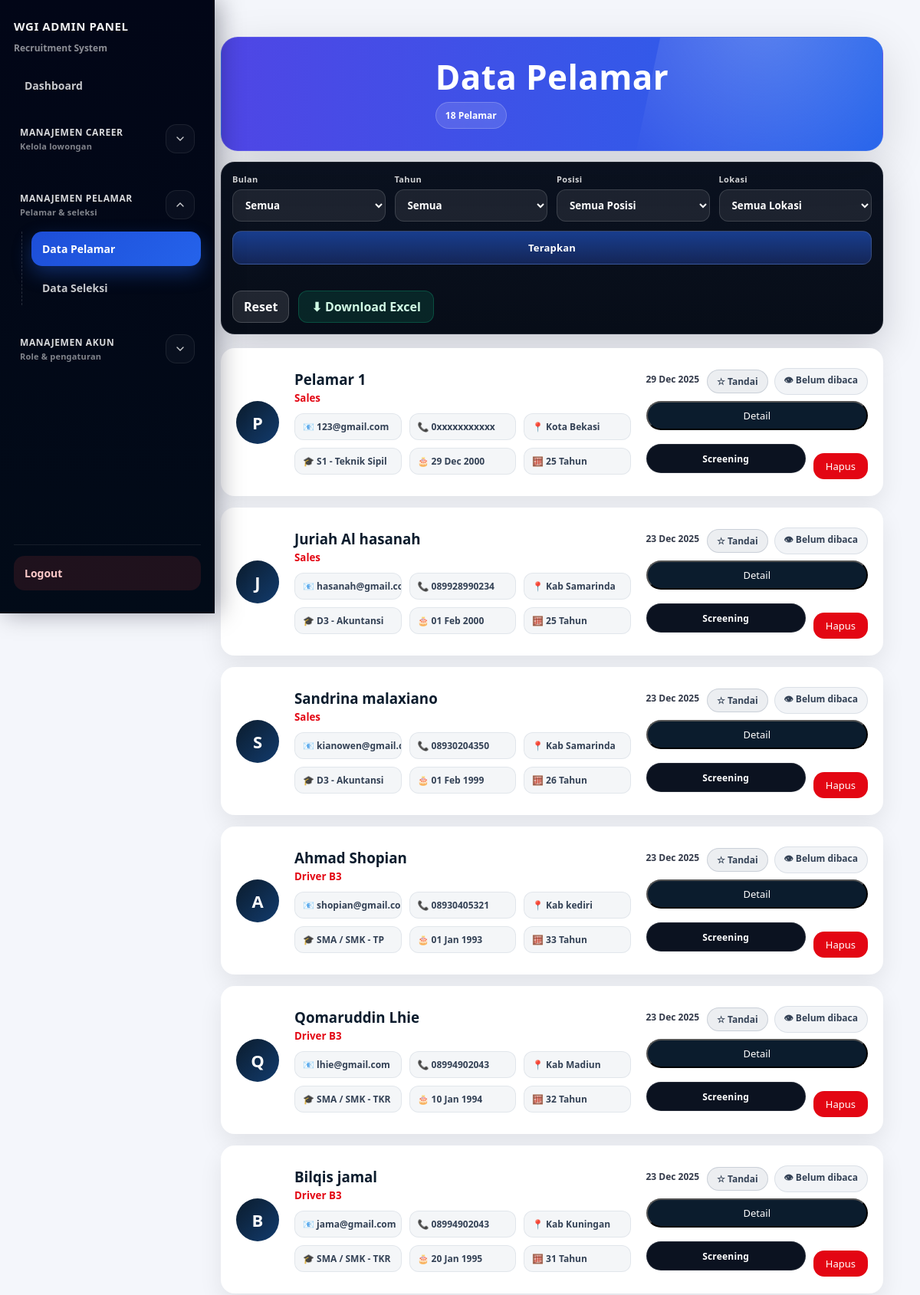
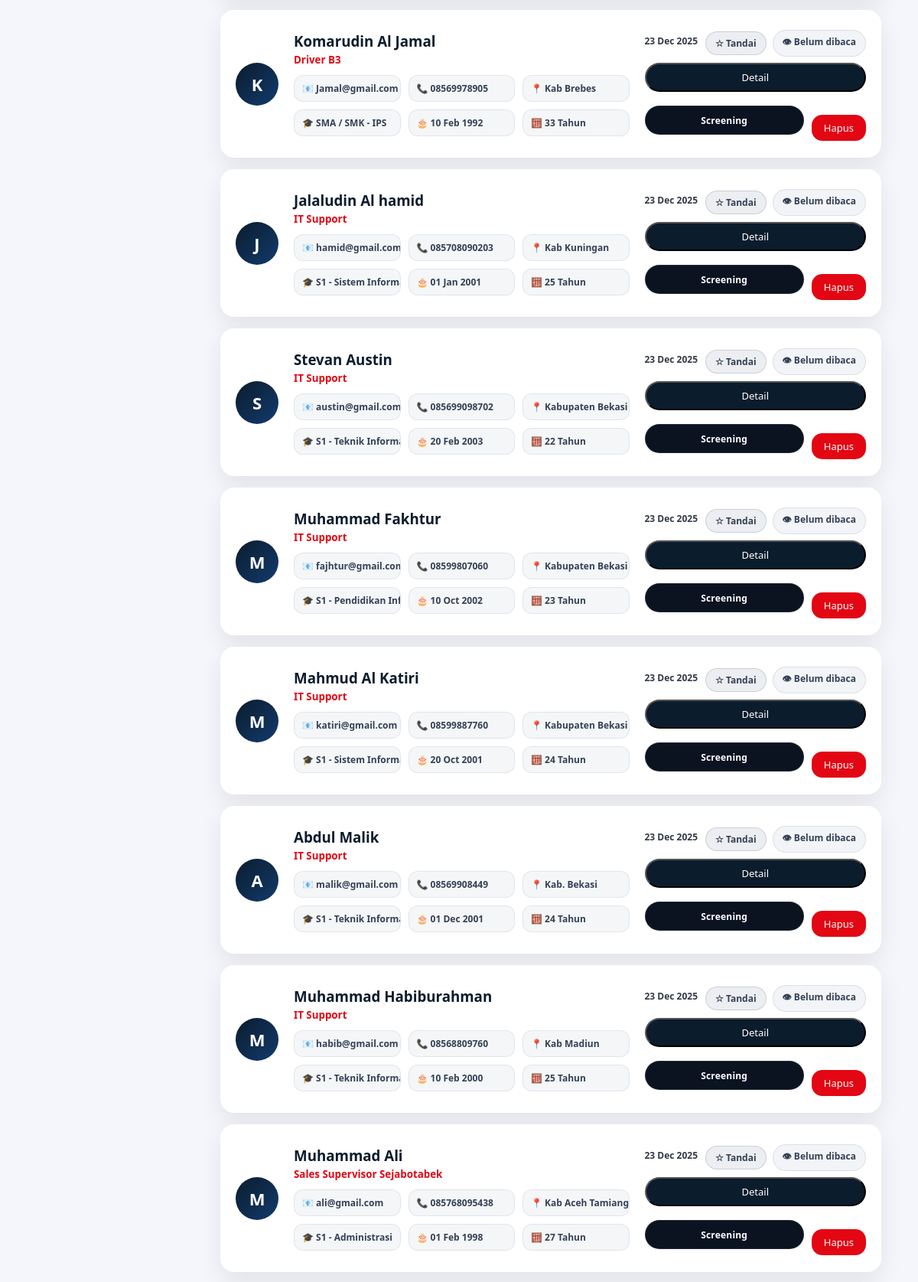
Page /admin/pelamar.php (signed in, upper part) on the committed database (2 pictures, top to bottom).
### tables this page shows
CREATE TABLE `pelamar` (
  `id` int(11) NOT NULL,
  `lowongan_id` int(11) DEFAULT NULL,
  `nama` varchar(100) DEFAULT NULL,
  `email` varchar(100) DEFAULT NULL,
  `telepon` varchar(20) DEFAULT NULL,
  `kota` varchar(100) DEFAULT NULL,
  `tgl_lahir` date DEFAULT NULL,
  `pendidikan` varchar(50) DEFAULT NULL,
  `jurusan` varchar(150) DEFAULT NULL,
  `favorit` tinyint(1) NOT NULL DEFAULT 0,
  `cv` varchar(100) DEFAULT NULL,
  `tanggal` datetime DEFAULT current_timestamp(),
  `pkwt_status` varchar(20) DEFAULT 'Belum PKWT',
  `pkwt_mulai` date DEFAULT NULL,
  `pkwt_selesai` date DEFAULT NULL
);

CREATE TABLE `lowongan` (
  `id` int(11) NOT NULL,
  `posisi` varchar(100) DEFAULT NULL,
  `lokasi` varchar(100) DEFAULT NULL,
  `deskripsi` text DEFAULT NULL,
  `status` enum('aktif','nonaktif') DEFAULT 'aktif',
  `created_at` timestamp NOT NULL DEFAULT current_timestamp(),
  `pekerjaan` text DEFAULT NULL,
  `pekerjaan_en` text DEFAULT NULL,
  `kriteria` text DEFAULT NULL,
  `kriteria_en` text DEFAULT NULL,
  `kota` varchar(100) DEFAULT NULL,
  `deadline` date DEFAULT NULL
);

### admin/pelamar.php (the view, shortened to what this page needs)
<?php
include '../config/koneksi.php';
function db_has_col($conn, $table, $col){
  $table = preg_replace('/[^a-zA-Z0-9_]/','', $table);
  $col   = preg_replace('/[^a-zA-Z0-9_]/','', $col);
  $q = mysqli_query($conn, "SHOW COLUMNS FROM `$table` LIKE '$col'");
  return ($q && mysqli_num_rows($q) > 0);
}
$lokCol = null;
if(db_has_col($conn, 'lowongan', 'kota')) $lokCol = 'kota';
elseif(db_has_col($conn, 'lowongan', 'lokasi')) $lokCol = 'lokasi';
$where = "WHERE 1=1 ";
$readMap  = [];
$backUrl = $_SERVER['REQUEST_URI'] ?? 'pelamar.php';
$backEnc = urlencode($backUrl);
function pelamar_is_read($readMap, $id){
  $id = (string)(int)$id;
  return isset($readMap[$id]) && is_array($readMap[$id]);
}
$dataQ = mysqli_query($conn,"
  SELECT pelamar.*, pelamar.tgl_lahir AS tgl_lahir, lowongan.posisi
  FROM pelamar
  JOIN lowongan ON pelamar.lowongan_id = lowongan.id
  $where
  ORDER BY pelamar.tanggal DESC
");
$rows = [];
if($dataQ){
  while($r = mysqli_fetch_assoc($dataQ)){
    $rows[] = $r;
  }
}
$q = [];
$qs = count($q) ? "?".implode("&",$q) : "";
function pelamar_weight($fav, $read){
  $fav  = $fav ? 1 : 0;
  $read = $read ? 1 : 0;
  if($fav === 0 && $read === 0) return 2;
  return 3;
}
usort($rows, function($a, $b) use ($readMap){
  $aid = (int)($a['id'] ?? 0);
  $bid = (int)($b['id'] ?? 0);
  $aFav  = !empty($a['favorit']);
  $bFav  = !empty($b['favorit']);
  $aRead = pelamar_is_read($readMap, $aid);
  $bRead = pelamar_is_read($readMap, $bid);
  $wa = pelamar_weight($aFav, $aRead);
  $wb = pelamar_weight($bFav, $bRead);
  if($wa !== $wb) return $wa <=> $wb;
  $ta = !empty($a['tanggal']) ? strtotime($a['tanggal']) : 0;
  $tb = !empty($b['tanggal']) ? strtotime($b['tanggal']) : 0;
  if($ta !== $tb) return $tb <=> $ta;
  return $bid <=> $aid;
});
$totalPelamar = count($rows);
?>
<!DOCTYPE html>
<html>
<head>
  <link rel="stylesheet" href="../assets/style.css">
</head>
<body class="admin-body">
<?php include 'sidebar.php'; ?>
<div class="content">
  <div class="pelamar-hero">
    <div class="pelamar-hero-row">
      <div style="display:flex; flex-direction:column; align-items:center;">
        <h2 class="pelamar-hero-title">Data Pelamar</h2>
        <div class="pelamar-badge"><?= $totalPelamar; ?> Pelamar</div>
      </div>
    </div>
  </div>
  <div class="pelamar-filter">
    <form class="filter-bar" method="GET" action="pelamar.php">
      <div class="filter-item">
        <label>Bulan</label>
        <select name="bulan">
          <option value="0">Semua</option>
        </select>
      </div>
      <div class="filter-item">
        <label>Tahun</label>
        <select name="tahun">
          <option value="0">Semua</option>
        </select>
      </div>
      <div class="filter-item">
        <label>Posisi</label>
        <select name="lowongan_id">
          <option value="0">Semua Posisi</option>
        </select>
      </div>
      <div class="filter-item">
        <label>Lokasi</label>
        <select name="lokasi" <?= $lokCol ? '' : 'disabled'; ?>>
          <option value="0">Semua Lokasi</option>
        </select>
      </div>
      <button class="btn-apply" type="submit">Terapkan</button>
      <div class="filter-bottom">
        <a class="btn-reset" href="pelamar.php">Reset</a>
        <a href="pelamar_export_excel.php<?= $qs; ?>" class="btn-excel">⬇ Download Excel</a>
      </div>
    </form>
  </div>
  <div class="pelamar-list">
    <?php if(count($rows) > 0): ?>
      <?php foreach($rows as $p): ?>
        <?php
          $pid = (int)($p['id'] ?? 0);
          $inisial = strtoupper(substr((string)$p['nama'], 0, 1));
          $pendidikanFull = ($p['pendidikan'] ?? '') . (!empty($p['jurusan']) ? ' - '.$p['jurusan'] : '');
          $favClass = !empty($p['favorit']) ? 'fav-on' : 'fav-off';
          $favText  = !empty($p['favorit']) ? '⭐ Favorit' : '☆ Tandai';
          $isRead = pelamar_is_read($readMap, $pid);
          $readClass = $isRead ? 'read-on' : 'read-off';
          $readText  = $isRead ? '✅ Telah dibaca' : '👁 Belum dibaca';
          $tgl_lahir = $p['tgl_lahir'] ?? '';
          $tglLahirView = '-';
          $umurView = '-';
          if(!empty($tgl_lahir) && $tgl_lahir !== '0000-00-00'){
            $tglLahirView = date('d M Y', strtotime($tgl_lahir));
            try{
              $birthDate = new DateTime($tgl_lahir);
              $today = new DateTime();
              $umurView = $today->diff($birthDate)->y . ' Tahun';
            } catch(Exception $e){
              $umurView = '-';
            }
          }
          $tglSubmit = !empty($p['tanggal']) ? date('d M Y', strtotime($p['tanggal'])) : '';
        ?>
        <div class="pelamar-item">
          <div class="avatar"><?= $inisial; ?></div>
          <div class="pelamar-info">
            <h3><?= htmlspecialchars($p['nama']); ?></h3>
            <small><?= htmlspecialchars($p['posisi']); ?></small>
            <div class="meta">
              <span>📧 <?= htmlspecialchars($p['email']); ?></span>
              <span>📞 <?= htmlspecialchars($p['telepon']); ?></span>
              <span>📍 <?= htmlspecialchars($p['kota']); ?></span>
              <span>🎓 <?= htmlspecialchars($pendidikanFull); ?></span>
              <span>🎂 <?= htmlspecialchars($tglLahirView); ?></span>
              <span>🧮 <?= htmlspecialchars($umurView); ?></span>
            </div>
          </div>
          <div class="pelamar-action">
            <div class="topline">
              <?php if($tglSubmit !== ''): ?>
                <small class="tgl-submit"><?= $tglSubmit; ?></small>
              <?php endif; ?>
              <div class="pillwrap">
                <a href="pelamar_toggle_favorit.php?id=<?= $pid; ?>&back=<?= $backEnc; ?>" class="btn-fav <?= $favClass; ?>">
                  <?= $favText; ?>
                </a>
                <a href="pelamar_toggle_dibaca.php?id=<?= $pid; ?>&back=<?= $backEnc; ?>" class="btn-read <?= $readClass; ?>">
                  <?= $readText; ?>
                </a>
              </div>
            </div>
            <?php if(!empty($p['cv'])): ?>
              <button type="button"
                      class="btn-cv"
                      data-id="<?= $pid; ?>"
                      onclick="openDetail(this)">
                Detail
              </button>
              <div class="action-row">
                <button type="button"
                        class="btn-screening"
                        data-id="<?= $pid; ?>"
                        onclick="openDetail(this)">
                  Screening
                </button>
                <a href="hapus_pelamar.php?id=<?= $pid; ?>"
                   class="btn-hapus"
                   onclick="return confirm('Yakin mau hapus pelamar ini? Data dan file CV akan dihapus.');">
                  Hapus
                </a>
              </div>
            <?php endif; ?>
          </div>
        </div>
      <?php endforeach; ?>
    <?php else: ?>
      <div class="empty-state">Tidak ada data Pelamar.</div>
    <?php endif; ?>
  </div>
</div>
</body>
</html>

### assets/style.css (style rules this page uses)
* { box-sizing: border-box; font-family: 'Segoe UI', sans-serif; }
body { margin: 0; background: #f4f6f8; color: #0b1c2d; }
body { font-family:Arial;background:#f4f6f8;padding:20px }
input,textarea,button { width:100%;padding:10px;margin-bottom:10px }
.admin-body { display: flex; background: #f4f6f8; min-height: 100vh; }
.content { flex: 1; padding: 40px; }
.pelamar-list { display: flex; flex-direction: column; gap: 15px; }
.pelamar-item { display: flex; align-items: center; background: #ffffff; padding: 20px; border-radius: 18px; box-shadow: 0 12px 30px rgba(0,0,0,.08); gap: 20px; }
.avatar { width: 56px; height: 56px; border-radius: 50%; background: linear-gradient(135deg,#0b1c2d,#123b6d); color: white; display: flex; align-items: center; justify-content: center; font-size: 22px; font-weight: bold; }
.pelamar-info { flex: 1; }
.pelamar-info h3 { margin: 0; color: #0b1c2d; }
.pelamar-info small { color: #e30613; font-weight: 600; }
.meta { margin-top: 8px; display: flex; flex-wrap: wrap; gap: 12px; font-size: 13px; color: #444; }
.pelamar-action { text-align: right; }
.btn-cv { display: inline-block; margin-top: 8px; padding: 8px 18px; background: #0b1c2d; color: white; border-radius: 20px; text-decoration: none; font-size: 13px; }
.btn-apply { background: linear-gradient(135deg, #0b1c2d, #1e3c72); color: white; padding: 10px 18px; border-radius: 14px; font-size: 13px; text-decoration: none; }
.btn-hapus { display: inline-block; margin-top: 10px; padding: 8px 16px; background: #e30613; color: white; border-radius: 14px; text-decoration: none; font-size: 13px; }
.admin-body { background: #f4f6fb; }
.admin-body .content { padding: 28px 28px 40px; }
.admin-body .content { margin-left: 240px; }
.content { padding: 20px; }

### rows in the picture
pelamar: nama "P", nama "Pelamar 1", lowongan.posisi "Sales", email "123@gmail.com", telepon "0xxxxxxxxxxx", kota "Kota Bekasi", pendidikanFull "S1 - Teknik Sipil", tgl_lahir "29 Dec 2000", tgl_lahir "25 Tahun", tanggal "29 Dec 2025", favorit "☆ Tandai", id "👁 Belum dibaca"
pelamar: nama "J", nama "Juriah Al hasanah", lowongan.posisi "Sales", email "hasanah@gma…", telepon "089928990234", kota "Kab Samarinda", pendidikanFull "D3 - Akuntansi", tgl_lahir "01 Feb 2000", tgl_lahir "25 Tahun", tanggal "23 Dec 2025", favorit "☆ Tandai", id "👁 Belum dibaca"
pelamar: nama "S", nama "Sandrina malaxiano", lowongan.posisi "Sales", email "kianowen@gm…", telepon "08930204350", kota "Kab Samarinda", pendidikanFull "D3 - Akuntansi", tgl_lahir "01 Feb 1999", tgl_lahir "26 Tahun", tanggal "23 Dec 2025", favorit "☆ Tandai", id "👁 Belum dibaca"
pelamar: nama "A", nama "Ahmad Shopian", lowongan.posisi "Driver B3", email "shopian@gmai…", telepon "08930405321", kota "Kab kediri", pendidikanFull "SMA / SMK - TP", tgl_lahir "01 Jan 1993", tgl_lahir "33 Tahun", tanggal "23 Dec 2025", favorit "☆ Tandai", id "👁 Belum dibaca"
pelamar: nama "Q", nama "Qomaruddin Lhie", lowongan.posisi "Driver B3", email "lhie@gmail.com", telepon "08994902043", kota "Kab Madiun", pendidikanFull "SMA / SMK - TKR", tgl_lahir "10 Jan 1994", tgl_lahir "32 Tahun", tanggal "23 Dec 2025", favorit "☆ Tandai", id "👁 Belum dibaca"
pelamar: nama "B", nama "Bilqis jamal", lowongan.posisi "Driver B3", email "jama@gmail.c…", telepon "08994902043", kota "Kab Kuningan", pendidikanFull "SMA / SMK - TKR", tgl_lahir "20 Jan 1995", tgl_lahir "31 Tahun", tanggal "23 Dec 2025", favorit "☆ Tandai", id "👁 Belum dibaca"
pelamar: nama "K", nama "Komarudin Al Jamal", lowongan.posisi "Driver B3", email "Jamal@gmail.c…", telepon "08569978905", kota "Kab Brebes", pendidikanFull "SMA / SMK - IPS", tgl_lahir "10 Feb 1992", tgl_lahir "33 Tahun", tanggal "23 Dec 2025", favorit "☆ Tandai", id "👁 Belum dibaca"
pelamar: nama "J", nama "Jalaludin Al hamid", lowongan.posisi "IT Support", email "hamid@gmail.…", telepon "085708090203", kota "Kab Kuningan", pendidikanFull "S1 - Sistem Inf…", tgl_lahir "01 Jan 2001", tgl_lahir "25 Tahun", tanggal "23 Dec 2025", favorit "☆ Tandai", id "👁 Belum dibaca"
pelamar: nama "S", nama "Stevan Austin", lowongan.posisi "IT Support", email "austin@gmail.…", telepon "085699098702", kota "Kabupaten Be…", pendidikanFull "S1 - Teknik Inf…", tgl_lahir "20 Feb 2003", tgl_lahir "22 Tahun", tanggal "23 Dec 2025", favorit "☆ Tandai", id "👁 Belum dibaca"
pelamar: nama "M", nama "Muhammad Fakhtur", lowongan.posisi "IT Support", email "fajhtur@gmail…", telepon "08599807060", kota "Kabupaten Be…", pendidikanFull "S1 - Pendidika…", tgl_lahir "10 Oct 2002", tgl_lahir "23 Tahun", tanggal "23 Dec 2025", favorit "☆ Tandai", id "👁 Belum dibaca"
pelamar: nama "M", nama "Mahmud Al Katiri", lowongan.posisi "IT Support", email "katiri@gmail.c…", telepon "08599887760", kota "Kabupaten Be…", pendidikanFull "S1 - Sistem Inf…", tgl_lahir "20 Oct 2001", tgl_lahir "24 Tahun", tanggal "23 Dec 2025", favorit "☆ Tandai", id "👁 Belum dibaca"
pelamar: nama "A", nama "Abdul Malik", lowongan.posisi "IT Support", email "malik@gmail.c…", telepon "08569908449", kota "Kab. Bekasi", pendidikanFull "S1 - Teknik Inf…", tgl_lahir "01 Dec 2001", tgl_lahir "24 Tahun", tanggal "23 Dec 2025", favorit "☆ Tandai", id "👁 Belum dibaca"
pelamar: nama "M", nama "Muhammad Habiburahman", lowongan.posisi "IT Support", email "habib@gmail.c…", telepon "08568809760", kota "Kab Madiun", pendidikanFull "S1 - Teknik Inf…", tgl_lahir "10 Feb 2000", tgl_lahir "25 Tahun", tanggal "23 Dec 2025", favorit "☆ Tandai", id "👁 Belum dibaca"
pelamar: nama "M", nama "Muhammad Ali", lowongan.posisi "Sales Supervisor Sejabotabek", email "ali@gmail.com", telepon "085768095438", kota "Kab Aceh Tami…", pendidikanFull "S1 - Administrasi", tgl_lahir "01 Feb 1998", tgl_lahir "27 Tahun", tanggal "23 Dec 2025", favorit "☆ Tandai", id "👁 Belum dibaca"

### other values in the picture
$totalPelamar "18"
